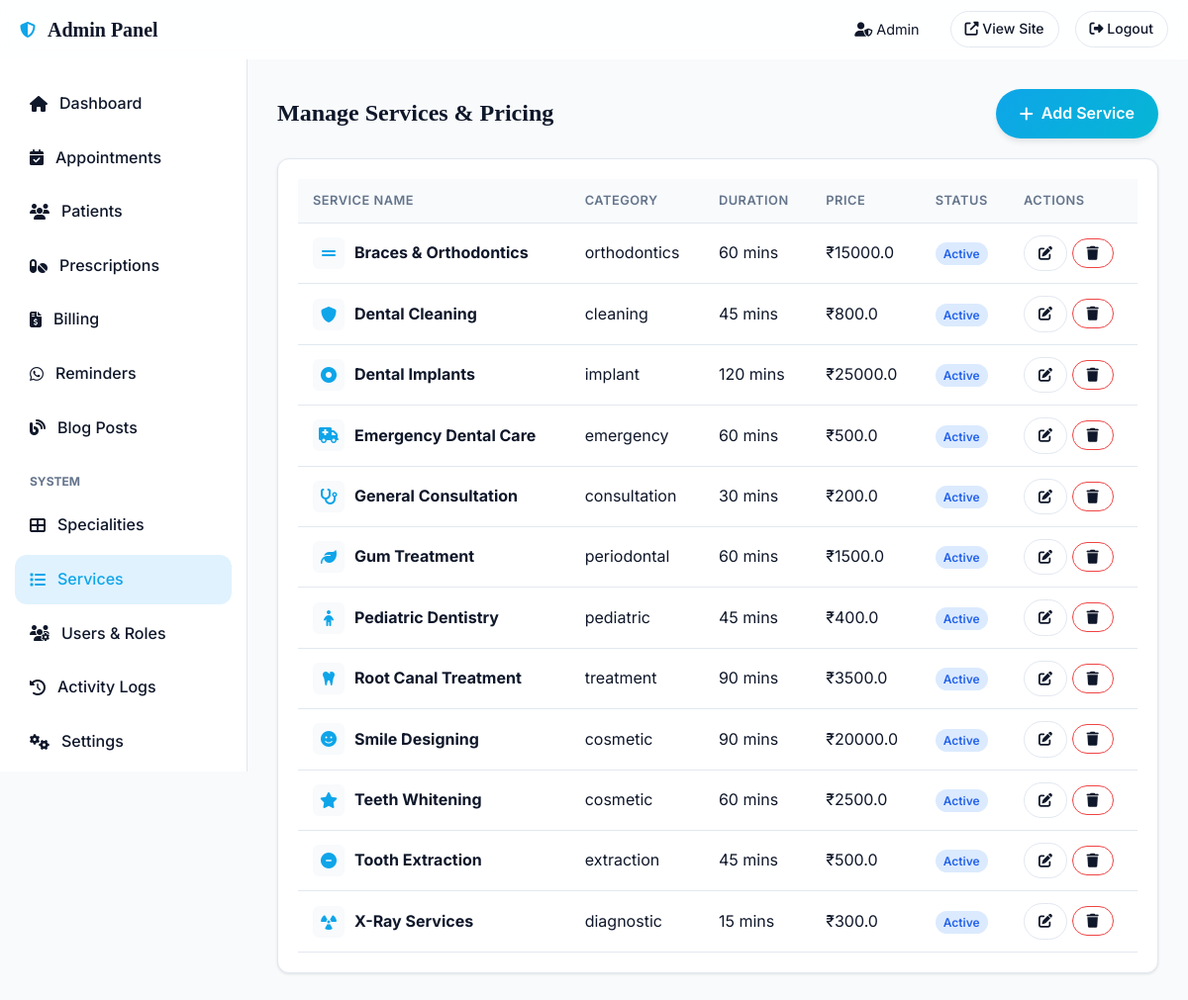
The app's page /secure-admin-panel/services (signed in) with its own data.
### models.py (models this page shows, shortened)
class User(UserMixin, db.Model):
    __tablename__ = 'users'
    id = db.Column(db.Integer, primary_key=True)
    name = db.Column(db.String(120), nullable=False)
    email = db.Column(db.String(120), unique=True, nullable=False)
    phone = db.Column(db.String(20))
    password_hash = db.Column(db.String(256), nullable=False)
    role = db.Column(db.String(20), default='patient')  # patient, dentist, receptionist, admin
    is_active = db.Column(db.Boolean, default=True)
    avatar = db.Column(db.String(256))
    created_at = db.Column(db.DateTime, default=datetime.utcnow)
    last_login = db.Column(db.DateTime)
    reset_token = db.Column(db.String(100))
    reset_token_expiry = db.Column(db.DateTime)
    preferred_language = db.Column(db.String(10), default='en')
    patient_profile = db.relationship('Patient', backref='user', uselist=False)
    appointments = db.relationship('Appointment', backref='user', lazy='dynamic', foreign_keys='Appointment.user_id')
    blog_posts = db.relationship('BlogPost', backref='author', lazy='dynamic')
    activity_logs = db.relationship('ActivityLog', backref='user', lazy='dynamic')

class Service(db.Model):
    __tablename__ = 'services'
    id = db.Column(db.Integer, primary_key=True)
    name = db.Column(db.String(120), nullable=False)
    description = db.Column(db.Text)
    duration_minutes = db.Column(db.Integer, default=30)
    base_price = db.Column(db.Float, default=0.0)
    category = db.Column(db.String(80))
    is_active = db.Column(db.Boolean, default=True)
    icon = db.Column(db.String(80))
    created_at = db.Column(db.DateTime, default=datetime.utcnow)
    appointments = db.relationship('Appointment', backref='service', lazy='dynamic')

### routes/admin.py (the view)
@admin_bp.route('/services')
@login_required
@admin_required
def services():
    services = Service.query.order_by(Service.name).all()
    return render_template('admin/services.html', services=services)

### routes/admin.py (called while the page is built)
def admin_required(f):
    @wraps(f)
    def decorated(*args, **kwargs):
        if not current_user.is_authenticated:
            return redirect(url_for('auth.login'))
        if current_user.role not in ['admin', 'dentist', 'receptionist']:
            flash('Access denied. Admin only.', 'error')
            return redirect(url_for('public.index'))
        return f(*args, **kwargs)
    return decorated

### templates/admin/services.html (shortened to what this page needs)
{% extends "admin/base.html" %}
{% block content %}
<div style="display: flex; justify-content: space-between; align-items: center; margin-bottom: 20px;">
    <h2>Manage Services & Pricing</h2>
    <a href="{{ url_for('admin.add_service') }}" class="btn btn-primary"><i class="fas fa-plus"></i> Add Service</a>
</div>
<div class="card">
    <div class="table-responsive">
        <table class="table">
            <thead>
                <tr>
                    <th>Service Name</th>
                    <th>Category</th>
                    <th>Duration</th>
                    <th>Price</th>
                    <th>Status</th>
                    <th>Actions</th>
                </tr>
            </thead>
            <tbody>
                {% for svc in services %}
                <tr>
                    <td>
                        <div style="display: flex; align-items: center; gap: 10px;">
                            <div style="width: 32px; height: 32px; border-radius: 6px; background: var(--bg-color); color: var(--primary); display: flex; align-items: center; justify-content: center;">
                                <i class="fas {{ svc.icon or 'fa-stethoscope' }}"></i>
                            </div>
                            <strong>{{ svc.name }}</strong>
                        </div>
                    </td>
                    <td>{{ svc.category or '-' }}</td>
                    <td>{{ svc.duration_minutes }} mins</td>
                    <td>₹{{ svc.base_price }}</td>
                    <td><span class="badge badge-{{ 'completed' if svc.is_active else 'cancelled' }}">{{ 'Active' if svc.is_active else 'Inactive' }}</span></td>
                    <td>
                        <a href="{{ url_for('admin.edit_service', id=svc.id) }}" class="btn-outline-sm"><i class="fas fa-edit"></i></a>
                        <form method="POST" action="{{ url_for('admin.delete_service', id=svc.id) }}" style="display: inline;" onsubmit="return confirm('Delete this service?');">
                            <button type="submit" class="btn-outline-sm text-danger" style="border-color: var(--danger);"><i class="fas fa-trash"></i></button>
                        </form>
                    </td>
                </tr>
                {% else %}
                <tr><td colspan="6" class="text-center">No services found.</td></tr>
                {% endfor %}
            </tbody>
        </table>
    </div>
</div>
{% endblock %}

### templates/admin/base.html (shortened to what this page needs)
<!DOCTYPE html>
<html lang="en" data-theme="light">
<head>
    <link rel="stylesheet" href="https://cdnjs.cloudflare.com/ajax/libs/font-awesome/6.5.0/css/all.min.css">
    <link rel="stylesheet" href="{{ url_for('static', filename='css/main.css') }}">
</head>
<body>
<nav class="navbar" style="height: 60px;">
    <div class="nav-container" style="justify-content: space-between; width: 100%;">
        <div class="nav-brand">
            <i class="fas fa-shield-alt text-primary"></i>
            <span class="brand-main">Admin Panel</span>
        </div>
        <div class="nav-actions">
            <span style="font-size: 0.9rem; margin-right: 15px;"><i class="fas fa-user-shield"></i> {{ current_user.name }}</span>
            <a href="{{ url_for('public.index') }}" class="btn-outline-sm" target="_blank"><i class="fas fa-external-link-alt"></i> View Site</a>
            <a href="{{ url_for('auth.logout') }}" class="btn-outline-sm text-danger"><i class="fas fa-sign-out-alt"></i> Logout</a>
        </div>
    </div>
</nav>
<div class="dashboard-layout" style="padding-top: 60px;">
    <aside class="dashboard-sidebar">
        <nav class="dashboard-nav">
            <a href="{{ url_for('admin.dashboard') }}" class="dashboard-link {% if request.endpoint == 'admin.dashboard' %}active{% endif %}">
                <i class="fas fa-home"></i> Dashboard
            </a>
            <a href="{{ url_for('admin.appointments') }}" class="dashboard-link {% if request.endpoint and 'appointment' in request.endpoint %}active{% endif %}">
                <i class="fas fa-calendar-check"></i> Appointments
            </a>
            <a href="{{ url_for('admin.patients') }}" class="dashboard-link {% if request.endpoint and 'patient' in request.endpoint %}active{% endif %}">
                <i class="fas fa-users"></i> Patients
            </a>
            <a href="{{ url_for('admin.prescriptions') }}" class="dashboard-link {% if request.endpoint and 'prescription' in request.endpoint %}active{% endif %}">
                <i class="fas fa-pills"></i> Prescriptions
            </a>
            <a href="{{ url_for('admin.billing') }}" class="dashboard-link {% if request.endpoint and 'billing' in request.endpoint %}active{% endif %}">
                <i class="fas fa-file-invoice-dollar"></i> Billing
            </a>
            <a href="{{ url_for('admin.reminders') }}" class="dashboard-link {% if request.endpoint and 'reminder' in request.endpoint %}active{% endif %}">
                <i class="fab fa-whatsapp"></i> Reminders
            </a>
            <a href="{{ url_for('admin.blog') }}" class="dashboard-link {% if request.endpoint and 'blog' in request.endpoint %}active{% endif %}">
                <i class="fas fa-blog"></i> Blog Posts
            </a>
            {% if current_user.role == 'admin' %}
            <div style="margin: 15px 0 5px; padding-left: 15px; font-size: 0.75rem; text-transform: uppercase; color: var(--text-muted); font-weight: 700;">System</div>
            <a href="{{ url_for('admin.specialities') }}" class="dashboard-link {% if request.endpoint and 'specialit' in request.endpoint %}active{% endif %}">
                <i class="fas fa-th-large"></i> Specialities
            </a>
            <a href="{{ url_for('admin.services') }}" class="dashboard-link {% if request.endpoint and 'service' in request.endpoint %}active{% endif %}">
                <i class="fas fa-list"></i> Services
            </a>
            <a href="{{ url_for('admin.users') }}" class="dashboard-link {% if request.endpoint and 'users' in request.endpoint %}active{% endif %}">
                <i class="fas fa-users-cog"></i> Users & Roles
            </a>
            <a href="{{ url_for('admin.activity_logs') }}" class="dashboard-link {% if request.endpoint and 'activity_logs' in request.endpoint %}active{% endif %}">
                <i class="fas fa-history"></i> Activity Logs
            </a>
            <a href="{{ url_for('admin.settings') }}" class="dashboard-link {% if request.endpoint and 'settings' in request.endpoint %}active{% endif %}">
                <i class="fas fa-cogs"></i> Settings
            </a>
            {% endif %}
        </nav>
    </aside>
    <main class="dashboard-main">
        {% block content %}{% endblock %}
    </main>
</div>
</body>
</html>

### static/css/main.css (style rules this page uses)
:root { --primary: #0EA5E9; --primary-dark: #0284C7; --primary-light: #E0F2FE; --secondary: #06B6D4; --accent: #38BDF8; --dark: #0F172A; --darker: #0B1120; --light: #F8FAFC; --white: #FFFFFF; --gray: #64748B; --gray-light: #CBD5E1; --gray-dark: #334155; --success: #10B981; --warning: #F59E0B; --danger: #EF4444; --info: #3B82F6; --bg-color: var(--light); --surface-color: var(--white); --text-main: var(--dark); --text-muted: var(--gray); --border-color: #E2E8F0; --shadow-sm: 0 1px 3px rgba(0,0,0,0.1); --shadow-md: 0 4px 6px -1px rgba(0,0,0,0.1); --shadow-lg: 0 10px 15px -3px rgba(0,0,0,0.1); --shadow-glow: 0 0 20px rgba(14, 165, 233, 0.3); --glass-bg: rgba(255, 255, 255, 0.85); --glass-border: rgba(255, 255, 255, 0.4); --font-sans: 'Inter', system-ui, sans-serif; --font-serif: 'Playfair Display', serif; --nav-height: 80px; --container-width: 1200px; --radius-sm: 8px; --radius-md: 12px; --radius-lg: 20px; --radius-full: 9999px; --trans-fast: 0.2s ease; --trans-normal: 0.3s ease; --trans-slow: 0.5s ease; }
* { margin: 0; padding: 0; box-sizing: border-box; }
body { font-family: var(--font-sans); background-color: var(--bg-color); color: var(--text-main); line-height: 1.6; transition: background-color var(--trans-normal), color var(--trans-normal); overflow-x: hidden; }
h1, h2, h3, h4, h5, h6 { font-family: var(--font-serif); font-weight: 700; line-height: 1.2; color: var(--text-main); }
a { text-decoration: none; color: var(--primary); transition: color var(--trans-fast); }
.text-primary { color: var(--primary); }
.text-danger { color: var(--danger); }
.btn { display: inline-flex; align-items: center; justify-content: center; gap: 8px; padding: 12px 24px; border-radius: var(--radius-full); font-weight: 600; font-size: 1rem; cursor: pointer; transition: all var(--trans-normal); border: none; text-decoration: none; }
.btn-primary { background: linear-gradient(135deg, var(--primary), var(--secondary)); color: var(--white); box-shadow: var(--shadow-md); }
.btn-outline-sm { background: transparent; border: 1px solid var(--border-color); color: var(--text-main); padding: 6px 14px; border-radius: var(--radius-full); font-size: 0.875rem; font-weight: 500; text-decoration: none; display: inline-block; }
.navbar { position: fixed; top: 0; left: 0; width: 100%; height: var(--nav-height); background: var(--glass-bg); backdrop-filter: blur(10px); border-bottom: 1px solid var(--glass-border); z-index: 1000; transition: all var(--trans-normal); }
.nav-container { max-width: var(--container-width); margin: 0 auto; padding: 0 20px; height: 100%; display: flex; justify-content: space-between; align-items: center; }
.nav-brand { display: flex; align-items: center; gap: 12px; }
.brand-main { font-family: var(--font-serif); font-weight: 700; font-size: 1.25rem; color: var(--text-main); line-height: 1; }
.nav-actions { display: flex; align-items: center; gap: 16px; }

### static/css/forms.css (style rules this page uses)
.dashboard-layout { display: flex; min-height: 100vh; padding-top: var(--nav-height); }
.dashboard-sidebar { width: 250px; background: var(--surface-color); border-right: 1px solid var(--border-color); padding: 20px 0; position: fixed; height: calc(100vh - var(--nav-height)); overflow-y: auto; }
.dashboard-nav { display: flex; flex-direction: column; gap: 5px; padding: 0 15px; }
.dashboard-link { display: flex; align-items: center; gap: 12px; padding: 12px 15px; border-radius: var(--radius-md); color: var(--text-main); font-weight: 500; transition: all var(--trans-fast); }
.dashboard-link:hover, .dashboard-link.active { background: var(--primary-light); color: var(--primary); }
.dashboard-main { flex: 1; margin-left: 250px; padding: 30px; background: var(--bg-color); }
.card { background: var(--surface-color); border-radius: var(--radius-md); box-shadow: var(--shadow-sm); border: 1px solid var(--border-color); padding: 20px; margin-bottom: 20px; }
.table-responsive { overflow-x: auto; }
.table { width: 100%; border-collapse: collapse; }
.table th, .table td { padding: 12px 15px; text-align: left; border-bottom: 1px solid var(--border-color); }
.table th { background: var(--bg-color); font-weight: 600; color: var(--text-muted); text-transform: uppercase; font-size: 0.8rem; letter-spacing: 0.5px; }
.badge { padding: 4px 8px; border-radius: var(--radius-full); font-size: 0.75rem; font-weight: 600; }
.badge-completed { background: #DBEAFE; color: #2563EB; }

### records on screen
User: name "Admin"
Service: name "Braces & Orthodontics", category "orthodontics", duration_minutes "60", base_price "15000.0", is_active "Active"
Service: name "Dental Cleaning", category "cleaning", duration_minutes "45", base_price "800.0", is_active "Active"
Service: name "Dental Implants", category "implant", duration_minutes "120", base_price "25000.0", is_active "Active"
Service: name "Emergency Dental Care", category "emergency", duration_minutes "60", base_price "500.0", is_active "Active"
Service: name "General Consultation", category "consultation", duration_minutes "30", base_price "200.0", is_active "Active"
Service: name "Gum Treatment", category "periodontal", duration_minutes "60", base_price "1500.0", is_active "Active"
Service: name "Pediatric Dentistry", category "pediatric", duration_minutes "45", base_price "400.0", is_active "Active"
Service: name "Root Canal Treatment", category "treatment", duration_minutes "90", base_price "3500.0", is_active "Active"
Service: name "Smile Designing", category "cosmetic", duration_minutes "90", base_price "20000.0", is_active "Active"
Service: name "Teeth Whitening", category "cosmetic", duration_minutes "60", base_price "2500.0", is_active "Active"
Service: name "Tooth Extraction", category "extraction", duration_minutes "45", base_price "500.0", is_active "Active"
Service: name "X-Ray Services", category "diagnostic", duration_minutes "15", base_price "300.0", is_active "Active"
